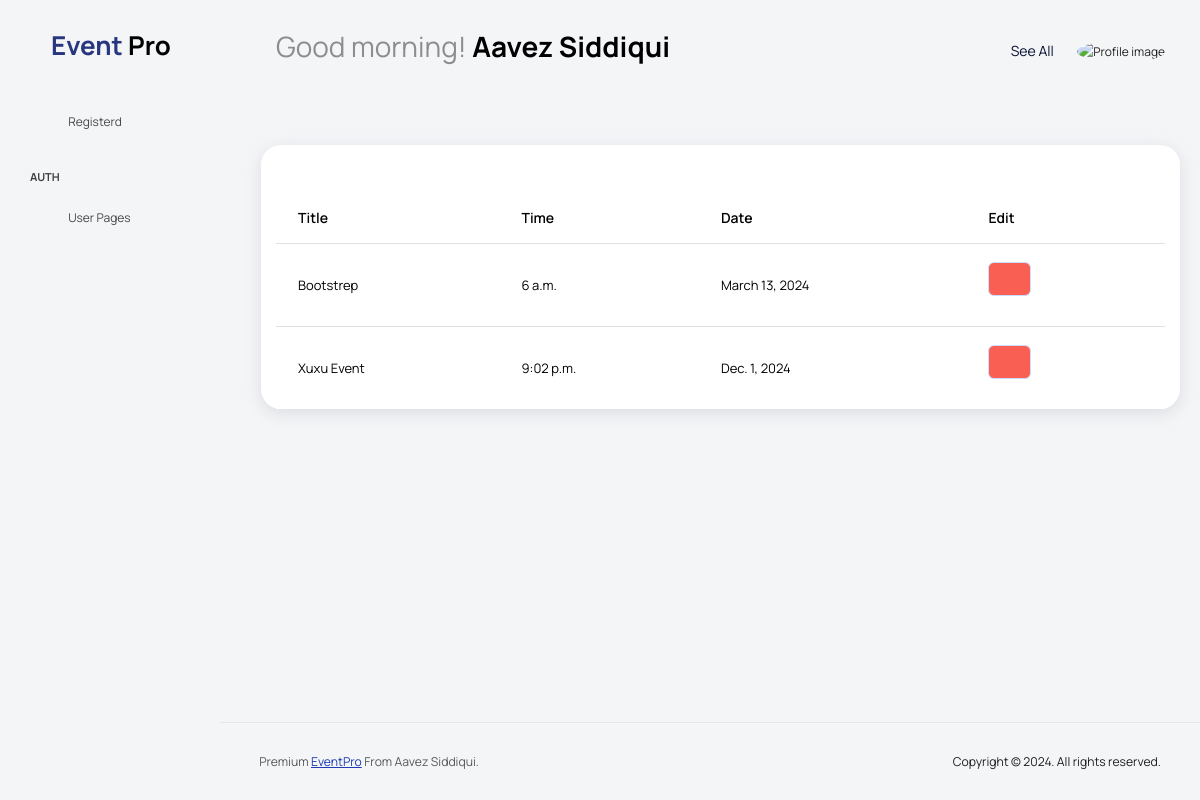
The app's page /Event_user (signed in), older data.
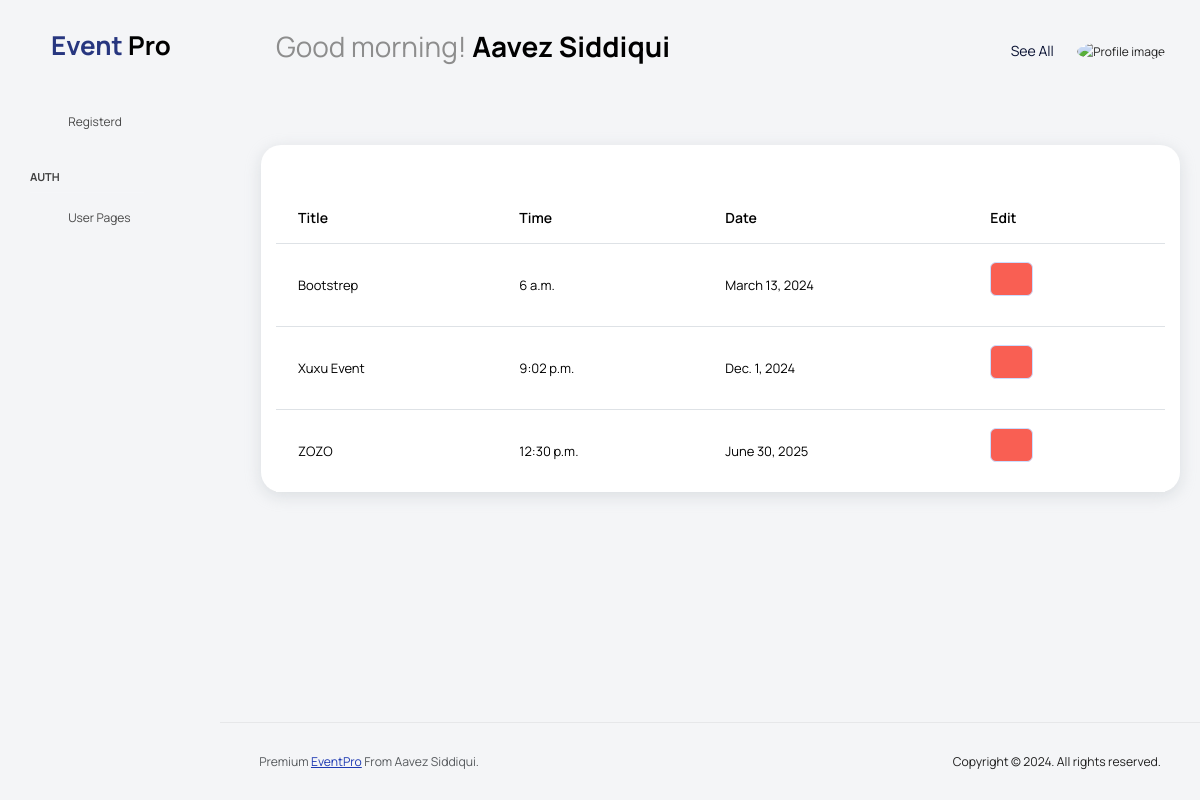
The same page, newer data.
### eventapp/models.py (models this page shows)
class Event(models.Model):
    title = models.CharField(max_length=200)
    date = models.DateField()
    time = models.TimeField()
    venue = models.CharField(max_length=200)
    description = models.TextField()
    status = models.CharField(max_length=20 ,default='Pending')
    Budget = models.IntegerField()
    manager_email = models.EmailField()
    managed_by = models.CharField(max_length=100)
    Attendee = models.IntegerField(default=0)
    created_by = models.EmailField()
    class Meta:
        permissions = (("can_edit_event", "To edit Event"),
                        ("can_add_event", "To add Event"),
                        )

### eventapp/views.py (the view)
# urls.py: path('Event_user',User_Event_page,name='Event_user'),
@login_required(login_url='login_page')
def User_Event_page(request):
    event = Event.objects.all()
    registered_event_ids = Attendee.objects.filter(user_id=request.user.id).values_list('event_id', flat=True)
    return render(request,'Event_user.html',{'attendees':registered_event_ids,'events':event})

### userAcc/models.py (called while the page is built)
    def __str__(self):
        return self.email

### templates/Event_user.html (shortened to what this page needs)
{% extends 'base.html' %}
{% load static %}
{% block content %}
<div class="card pt-5">
<table class="display table table-hover">
    <thead>
        <tr>
            <th>Title</th>
            <th>Time</th>
            <th>Date</th>
            <th>Edit</th>
        </tr>
    </thead>
    <tbody>
        {% for event in events %}
        {% if event.id in attendees %}
        <tr>
            <td>{{ event.title }}</td>
            <td>{{event.time}}</td>
            <td>{{event.date}}</td>
            <td><button type="button" class="btn btn-danger btn-xs dt-delete" onclick="deleteUserEvent('{{ event.id }}','{{ user.id }}','{{event.title}}')"><i class="mdi mdi-delete-outline icon-xl"></i></button></td>
        </tr>
        {% endif %}
        {% endfor %}
    </tbody>
</table>
</div>
{% endblock %}

Row changes from the older to the newer data that the page shows:
added Event: title "ZOZO", time "12:30 p.m.", date "June 30, 2025"
